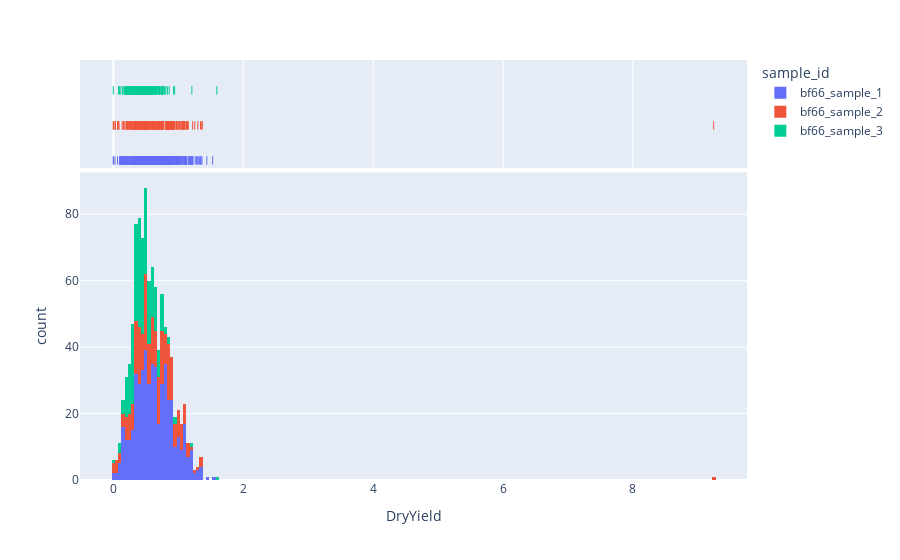

This figure's notebook cell:
### Code cell
# Visualise crop yield data on a chart
gdf_fig = gdf.drop(columns=["geometry"])
fig = px.histogram(gdf_fig, x="DryYield", color="sample_id", marginal="rug")
fig.show()

### Figure 1 — Plotly figure (JSON) as saved in the notebook; plotly's stock layout.template omitted (floating-point values rounded to 4 significant figures; data arrays with more than 128 entries replaced by an {"elided": "..."} marker saying what was removed)
{"data": [{"alignmentgroup": "True", "bingroup": "x", "hovertemplate": "sample_id=bf66_sample_1<br>DryYield=%{x}<br>count=%{y}<extra></extra>", "legendgroup": "bf66_sample_1", "marker": {"color": "#636efa", "pattern": {"shape": ""}}, "name": "bf66_sample_1", "offsetgroup": "bf66_sample_1", "orientation": "v", "showlegend": true, "type": "histogram", "x": {"elided": "500 float values"}, "xaxis": "x", "yaxis": "y"}, {"alignmentgroup": "True", "boxpoints": "all", "fillcolor": "rgba(255,255,255,0)", "hoveron": "points", "hovertemplate": "sample_id=bf66_sample_1<br>DryYield=%{x}<extra></extra>", "jitter": 0, "legendgroup": "bf66_sample_1", "line": {"color": "rgba(255,255,255,0)"}, "marker": {"color": "#636efa", "symbol": "line-ns-open"}, "name": "bf66_sample_1", "offsetgroup": "bf66_sample_1", "showlegend": false, "type": "box", "x": {"elided": "500 float values"}, "xaxis": "x2", "yaxis": "y2"}, {"alignmentgroup": "True", "bingroup": "x", "hovertemplate": "sample_id=bf66_sample_2<br>DryYield=%{x}<br>count=%{y}<extra></extra>", "legendgroup": "bf66_sample_2", "marker": {"color": "#EF553B", "pattern": {"shape": ""}}, "name": "bf66_sample_2", "offsetgroup": "bf66_sample_2", "orientation": "v", "showlegend": true, "type": "histogram", "x": {"elided": "250 float values"}, "xaxis": "x", "yaxis": "y"}, {"alignmentgroup": "True", "boxpoints": "all", "fillcolor": "rgba(255,255,255,0)", "hoveron": "points", "hovertemplate": "sample_id=bf66_sample_2<br>DryYield=%{x}<extra></extra>", "jitter": 0, "legendgroup": "bf66_sample_2", "line": {"color": "rgba(255,255,255,0)"}, "marker": {"color": "#EF553B", "symbol": "line-ns-open"}, "name": "bf66_sample_2", "offsetgroup": "bf66_sample_2", "showlegend": false, "type": "box", "x": {"elided": "250 float values"}, "xaxis": "x2", "yaxis": "y2"}, {"alignmentgroup": "True", "bingroup": "x", "hovertemplate": "sample_id=bf66_sample_3<br>DryYield=%{x}<br>count=%{y}<extra></extra>", "legendgroup": "bf66_sample_3", "marker": {"color": "#00cc96", "pattern": {"shape": ""}}, "name": "bf66_sample_3", "offsetgroup": "bf66_sample_3", "orientation": "v", "showlegend": true, "type": "histogram", "x": {"elided": "250 float values"}, "xaxis": "x", "yaxis": "y"}, {"alignmentgroup": "True", "boxpoints": "all", "fillcolor": "rgba(255,255,255,0)", "hoveron": "points", "hovertemplate": "sample_id=bf66_sample_3<br>DryYield=%{x}<extra></extra>", "jitter": 0, "legendgroup": "bf66_sample_3", "line": {"color": "rgba(255,255,255,0)"}, "marker": {"color": "#00cc96", "symbol": "line-ns-open"}, "name": "bf66_sample_3", "offsetgroup": "bf66_sample_3", "showlegend": false, "type": "box", "x": {"elided": "250 float values"}, "xaxis": "x2", "yaxis": "y2"}], "layout": {"autosize": true, "barmode": "relative", "legend": {"title": {"text": "sample_id"}, "tracegroupgap": 0}, "margin": {"t": 60}, "xaxis": {"anchor": "y", "autorange": true, "domain": [0, 1], "range": [-0.5135, 9.757], "title": {"text": "DryYield"}, "type": "linear"}, "xaxis2": {"anchor": "y2", "autorange": true, "domain": [0, 1], "matches": "x", "range": [-0.5135, 9.757], "showgrid": true, "showticklabels": false, "type": "linear"}, "yaxis": {"anchor": "x", "autorange": true, "domain": [0, 0.7326], "range": [0, 92.63], "title": {"text": "count"}}, "yaxis2": {"anchor": "x2", "autorange": true, "domain": [0.7426, 1], "matches": "y2", "range": [-0.6678, 2.5], "showgrid": false, "showline": false, "showticklabels": false, "ticks": "", "type": "category"}}}
